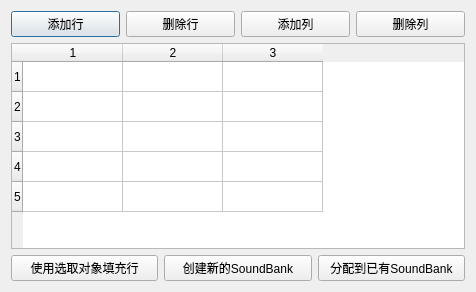
<?xml version="1.0" encoding="UTF-8"?>
<ui version="4.0">
 <class>BankAssignmentMatrix</class>
 <widget class="QDialog" name="BankAssignmentMatrix">
  <property name="geometry">
   <rect>
    <x>0</x>
    <y>0</y>
    <width>476</width>
    <height>292</height>
   </rect>
  </property>
  <property name="windowTitle">
   <string>SoundBank自动分配工具</string>
  </property>
  <layout class="QVBoxLayout" name="verticalLayout">
   <item>
    <layout class="QHBoxLayout" name="horizontalLayout">
     <item>
      <widget class="QPushButton" name="btnAddRow">
       <property name="text">
        <string>添加行</string>
       </property>
      </widget>
     </item>
     <item>
      <widget class="QPushButton" name="btnRemoveRow">
       <property name="text">
        <string>删除行</string>
       </property>
      </widget>
     </item>
     <item>
      <widget class="QPushButton" name="btnAddColumn">
       <property name="text">
        <string>添加列</string>
       </property>
      </widget>
     </item>
     <item>
      <widget class="QPushButton" name="btnRemoveColumn">
       <property name="text">
        <string>删除列</string>
       </property>
      </widget>
     </item>
    </layout>
   </item>
   <item>
    <widget class="QTableWidget" name="tblMatrix">
     <row>
      <property name="text">
       <string>1</string>
      </property>
     </row>
     <row>
      <property name="text">
       <string>2</string>
      </property>
     </row>
     <row>
      <property name="text">
       <string>3</string>
      </property>
     </row>
     <row>
      <property name="text">
       <string>4</string>
      </property>
     </row>
     <row>
      <property name="text">
       <string>5</string>
      </property>
     </row>
     <column>
      <property name="text">
       <string>1</string>
      </property>
     </column>
     <column>
      <property name="text">
       <string>2</string>
      </property>
     </column>
     <column>
      <property name="text">
       <string>3</string>
      </property>
     </column>
    </widget>
   </item>
   <item>
    <layout class="QHBoxLayout" name="horizontalLayout_2">
     <item>
      <widget class="QPushButton" name="btnFillWithChildren">
       <property name="text">
        <string>使用选取对象填充行</string>
       </property>
      </widget>
     </item>
     <item>
      <widget class="QPushButton" name="btnCreateBanks">
       <property name="text">
        <string>创建新的SoundBank</string>
       </property>
      </widget>
     </item>
     <item>
      <widget class="QPushButton" name="btnAssignMedia">
       <property name="text">
        <string>分配到已有SoundBank</string>
       </property>
      </widget>
     </item>
    </layout>
   </item>
  </layout>
 </widget>
 <resources/>
 <connections/>
</ui>
